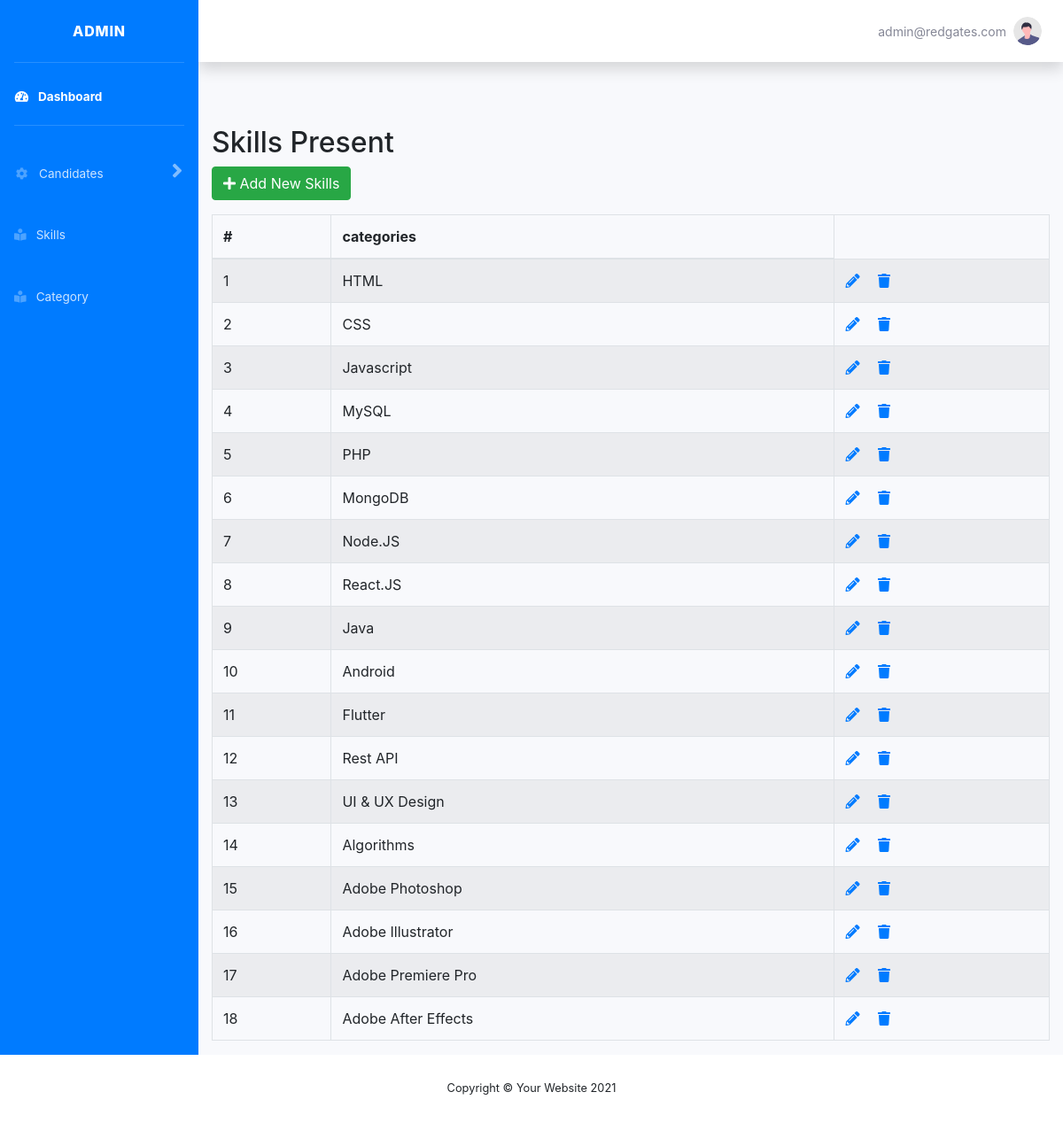
Page /admin/skills.php (signed in) on the committed database.
### tables this page shows
CREATE TABLE `skills` (
  `id` int(11) NOT NULL,
  `Skill_Disc` text NOT NULL
);

### admin/skills.php (the view, shortened to what this page needs)
<?php
include('config.php');
?>
<!DOCTYPE html>
<html lang="en">
<head>
    <?php include('head.php')?>
</head>
<body id="page-top">
<div id="wrapper">
    <?php include('./sidebar.php')?>
    <div id="content-wrapper" class="d-flex flex-column">
        <div id="content">
            <?php include('nav.php')?>
            <div class="container-fluid">
                <div class="row">
                    <div class="col-md-12">
                        <div class="mt-5 mb-3 clearfix">
                            <h2 class="pull-left">Skills Present</h2>
                            <a href="skill_create.php" class="btn btn-success pull-right "><i class="fa fa-plus"></i> Add New Skills</a>
                        </div>
                        <?php
                        $sql = "SELECT * FROM skills";
                        $i=1;
                        if($result = mysqli_query($con, $sql)){
                            if(mysqli_num_rows($result) > 0){
                        ?>
                        <table class="table table-bordered table-striped">
                            <thead>
                            <tr>
                                <th>#</th>
                                <th>categories</th>
                            </tr>
                            </thead>
                            <tbody>
                            <?php while($row = mysqli_fetch_array($result)){ ?>
                            <tr>
                                <td><?php echo $i++ ?> </td>
                                <td><?php echo $row['Skill_Disc'] ?> </td>
                                <td>
                                    <a href="skill_update.php?id=<?php echo $row['ID'] ?>" class="mr-3" title="Update Record" data-toggle="tooltip"><span class="fa fa-pencil-alt"></span></a>
                                    <a href="skill_delete.php?id=<?php echo $row['ID'] ?>" title="Delete Record" data-toggle="tooltip"><span class="fa fa-trash"></span></a>
                                </td>
                            </tr>
                                <?php
                            }
                            ?>
                            </tbody>
                        </table>
                                <?php
                            } else{
                                echo '<div class="alert alert-danger"><em>No records were found.</em></div>';
                            }
                        } else{
                            echo "Oops! Something went wrong. Please try again later.";
                        }
                        ?>
                    </div>
                </div>
            </div>
        </div>
    </div>
</div>
<?php include('footer.php')?>
</body>
</html>

### admin/head.php (shortened to what this page needs)
<link href="vendor/fontawesome-free/css/all.min.css" rel="stylesheet" type="text/css">
<link href="css/sb-admin-2.min.css" rel="stylesheet">
<link href="vendor/datatables/dataTables.bootstrap4.min.css" rel="stylesheet">
<link rel="stylesheet" type="text/css" href="bootstrap-4.4.1/css/bootstrap.min.css">

### admin/sidebar.php (shortened to what this page needs)
<ul class="navbar-nav bg-primary sidebar sidebar-dark accordion" id="accordionSidebar" style="font-size: 25px;">
            <a class="sidebar-brand d-flex align-items-center justify-content-center" href="../admin/index.php">
                <div class="sidebar-brand-text mx-3">Admin</div>
            </a>
            <hr class="sidebar-divider my-0">
            <li class="nav-item active" style="font-size: 25px;">
                <a class="nav-link" href="../admin/index.php">
                    <i class="fas fa-fw fa-tachometer-alt"></i>
                    <span>Dashboard</span></a>
            </li>
            <hr class="sidebar-divider">
            <li class="nav-item" style="font-size: 25px;">
                <a class="nav-link collapsed" href="#" data-toggle="collapse" data-target="#category"
                    aria-expanded="true" aria-controls="collapseTwo">
                    <i class="fas fa-fw fa-cog"></i>
                    <span>Candidates</span>
                </a>
            </li>
            <li class="nav-item">
                <a class="nav-link collapsed" href="skills.php">
                    <i class="fas fa-book-reader"></i>
                    <span>Skills</span>
                </a>
            </li>
            <li class="nav-item">
                <a class="nav-link collapsed" href="categories.php">
                    <i class="fas fa-book-reader"></i>
                    <span>Category</span>
                </a>
            </li>
        </ul>

### admin/nav.php (shortened to what this page needs)
<nav class="navbar navbar-expand navbar-light bg-white topbar mb-4 static-top shadow">
    <ul class="navbar-nav ml-auto">
        <li class="nav-item dropdown no-arrow">
            <a class="nav-link dropdown-toggle" href="#" id="userDropdown" role="button"
                data-toggle="dropdown" aria-haspopup="true" aria-expanded="false">
                <span class="mr-2 d-none d-lg-inline text-gray-600 small"><?php echo $_SESSION['email'] ?></span>
                <img class="img-profile rounded-circle"
                    src="img/undraw_profile.svg">
            </a>
        </li>
    </ul>
</nav>

### admin/footer.php
<footer class="sticky-footer bg-white">
    <div class="container my-auto">
        <div class="copyright text-center my-auto">
            <span>Copyright &copy; Your Website 2021</span>
        </div>
    </div>
</footer>

### rows in the picture
skills: Skill_Disc "HTML"
skills: Skill_Disc "CSS"
skills: Skill_Disc "Javascript"
skills: Skill_Disc "MySQL"
skills: Skill_Disc "PHP"
skills: Skill_Disc "MongoDB"
skills: Skill_Disc "Node.JS"
skills: Skill_Disc "React.JS"
skills: Skill_Disc "Java"
skills: Skill_Disc "Android"
skills: Skill_Disc "Flutter"
skills: Skill_Disc "Rest API"
skills: Skill_Disc "UI & UX Design"
skills: Skill_Disc "Algorithms"
skills: Skill_Disc "Adobe Photoshop"
skills: Skill_Disc "Adobe Illustrator"
skills: Skill_Disc "Adobe Premiere Pro"
skills: Skill_Disc "Adobe After Effects"

### other values in the picture
$_SESSION['email'] "admin@redgates.com"
